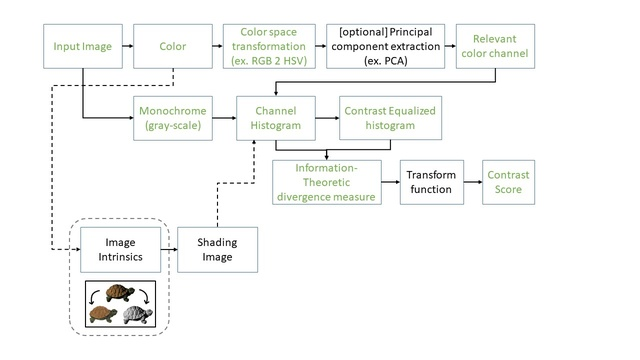
#> input picture contrast score research plan.jpg, 640 x 360 px, shrunk from 1280 x 720 before the run
$ python -i core.py   (imports and definitions only)
#> lines starting #> are read from the running program, lines starting #| are printed output that depends on the picture
### src/entropic_contrast/metrics.py
"""
metrics.py — Mutual Information between discrete histogram sequences.

This module provides the core information-theoretic measures used by the
Entropic Contrast algorithm.  Both functions operate on histogram arrays
(counts or densities) — they do not accept images directly.

Algorithm context
-----------------
The ECM algorithm computes MI between the original V-channel intensity
histogram and the histogram of the contrast-equalised image.  The two
histogram arrays are treated as **paired label sequences**: position *i*
contributes a paired observation ``(hist_a[i], hist_b[i])``, and MI is
computed from the resulting K×K contingency table.

This is equivalent to the ``sklearn.metrics.mutual_info_score`` approach used
in the original 2017 implementation and produces scores that scale naturally
with the number of bins (maximum ≈ ln(K) nats for perfectly matched distinct
histograms).

Interpretation
--------------
- Two **identical** histograms with all-distinct bin values → MI ≈ ln(K) (max)
- Two **perfectly different** histograms → MI ≈ 0
- A histogram identical to itself but with all equal bin values → MI = 0
  (knowing one value tells you nothing new, since all are the same class)

For a well-exposed image the V-channel histogram is already near-uniform, so
histogram equalisation barely shifts bin densities → hist_a ≈ hist_b → high MI.
For an under/over-exposed image, equalisation dramatically redistributes the
densities → low MI.

References
----------
Cover, T.M., Thomas, J.A. (2006). *Elements of Information Theory*, 2nd ed.
"""

from __future__ import annotations

import numpy as np


def _contingency_mi(a_labels: np.ndarray, b_labels: np.ndarray) -> float:
    """MI from a contingency table of two integer label sequences.

    Computes:

    .. math::

        MI = \\sum_{i,j} \\frac{C_{ij}}{N}
             \\log \\frac{N \\cdot C_{ij}}{C_{i\\cdot} \\cdot C_{\\cdot j}}

    where :math:`C` is the contingency matrix, *N* is the total count, and
    :math:`C_{i\\cdot}`, :math:`C_{\\cdot j}` are row/column marginals.

    Parameters
    ----------
    a_labels, b_labels : ndarray of shape (N,), integer dtype
        Paired integer class labels.

    Returns
    -------
    float
        MI in nats.  Non-negative.
    """
    N = len(a_labels)
    n_a = int(a_labels.max()) + 1
    n_b = int(b_labels.max()) + 1

    # Build contingency matrix efficiently with np.add.at
    C = np.zeros((n_a, n_b), dtype=np.float64)
    np.add.at(C, (a_labels, b_labels), 1.0)

    # Marginals
    row_sum = C.sum(axis=1)  # (n_a,)
    col_sum = C.sum(axis=0)  # (n_b,)

    # MI: iterate only over non-zero cells
    rows, cols = np.nonzero(C)
    mi = 0.0
    for r, c in zip(rows, cols):
        p_joint = C[r, c] / N
        p_marg = (row_sum[r] / N) * (col_sum[c] / N)
        mi += p_joint * np.log(p_joint / p_marg)

    return float(mi)


def mutual_information(hist_a: np.ndarray, hist_b: np.ndarray) -> float:
    """Mutual Information between two 1-D histograms as paired label sequences.

    Treats each index *i* as a paired observation ``(hist_a[i], hist_b[i])``,
    builds a K×K contingency table from the co-occurrences of unique values,
    and computes the standard discrete MI:

    .. math::

        MI(A, B) = \\sum_{i,j} p(a_i, b_j)
                   \\log \\frac{p(a_i, b_j)}{p(a_i)\\,p(b_j)}

    This is the same computation as ``sklearn.metrics.mutual_info_score``,
    which the original ``pycontrast.py`` used.

    Score interpretation
    --------------------
    - **High score** (→ ln(K)): histograms have similar density values at the
      same bin positions — well-contrasted image.
    - **Low score** (→ 0): histograms are very different — poor contrast.

    Parameters
    ----------
    hist_a : ndarray of shape (K,)
        First histogram (counts or densities, non-negative).
    hist_b : ndarray of shape (K,)
        Second histogram over the **same** bin edges as *hist_a*.

    Returns
    -------
    float
        MI in nats.  Non-negative.

    Raises
    ------
    ValueError
        If *hist_a* and *hist_b* have different lengths.

    Examples
    --------
    >>> import numpy as np
    >>> from entropic_contrast.metrics import mutual_information
    >>> p = np.array([0.1, 0.4, 0.3, 0.2])   # all distinct values
    >>> mutual_information(p, p)               # identical → MI = ln(4) ≈ 1.386
    1.386...
    >>> mutual_information(p, p[::-1])         # reversed — different pairing → MI ≈ 0
    0.0
    """
    hist_a = np.asarray(hist_a, dtype=float)
    hist_b = np.asarray(hist_b, dtype=float)
    if hist_a.shape != hist_b.shape:
        raise ValueError(
            f"hist_a and hist_b must have the same shape; "
            f"got {hist_a.shape} vs {hist_b.shape}."
        )

    # Map float values to integer class labels via np.unique
    _, a_labels = np.unique(hist_a, return_inverse=True)
    _, b_labels = np.unique(hist_b, return_inverse=True)

    return _contingency_mi(a_labels, b_labels)


# [59 lines left out: function normalised_mutual_information, not called in this run]

### src/entropic_contrast/core.py
"""
core.py — Entropic Contrast Measure: per-image and batch scoring.

This module provides the two public-facing scoring functions:

:func:`contrast_quality`
    Score a single image file.  Returns a float in the range [0, ∞) where
    higher values indicate better contrast.

:func:`contrast_quality_batch`
    Score every image in a directory and write results to a CSV log.

Algorithm
---------
For a given image:

1. Convert to HSV colour space.  Only the **Value** (V) channel is used,
   as perceived contrast is primarily a luminance phenomenon.
2. Compute the V-channel intensity histogram (``num_bins`` bins, density=True).
3. Apply histogram equalisation to the V channel (producing a near-uniform
   histogram).
4. Compute the equalised histogram over the **same** bin edges.
5. Return :func:`~entropic_contrast.metrics.mutual_information` between the
   two histograms.

Mutual Information quantifies how similar the two histograms are.  A
well-exposed image already has a roughly uniform distribution, so equalisation
changes it little → high MI.  An under- or over-exposed image has a skewed
histogram that equalisation shifts substantially → low MI.

This is a **no-reference** (NR) metric: it does not require a pristine
reference image, making it suitable for in-the-wild quality assessment.

Typical output range
--------------------
- Under/over-exposed: 1.5–2.5
- Retinex-processed: 4.0–4.6
- Well-exposed: 4.5–5.0+

(Values are in nats; they scale slightly with ``num_bins``.)
"""

from __future__ import annotations

import logging
import os
from pathlib import Path

import numpy as np
from skimage import color, exposure, img_as_float, io

from entropic_contrast.metrics import mutual_information

logger = logging.getLogger(__name__)

# Image file extensions recognised by the batch scorer
_VALID_EXTENSIONS: frozenset[str] = frozenset(
    {"jpg", "jpeg", "png", "pgm", "bmp", "tif", "tiff", "webp"}
)


# [173 lines left out: functions _compute_contrast_score, contrast_quality, contrast_quality_batch, not called in this run]

>>> import cv2
>>> picture = cv2.cvtColor(cv2.imread('../../contrast score research plan.jpg'), cv2.COLOR_BGR2RGB)
>>> result = _compute_contrast_score(picture)
#> in _compute_contrast_score, `image_hsv = color.rgb2hsv(image)`: image_hsv: shape (360, 640, 3) float64; mean of channels 0, 1, 2 0.101, 0.00786, 0.977
#> in _compute_contrast_score, `hist_orig, bin_edges = np.histogram(v_float, bins=num_bins, density=Tr..`: hist_orig = 128 values, max 112.4 at index 127, min 0.00444 at index 6, mean 1; bin_edges = 129 values from 0 to 1
#> in _compute_contrast_score, `v_equalised = exposure.equalize_hist(v_float, nbins=num_bins)`:
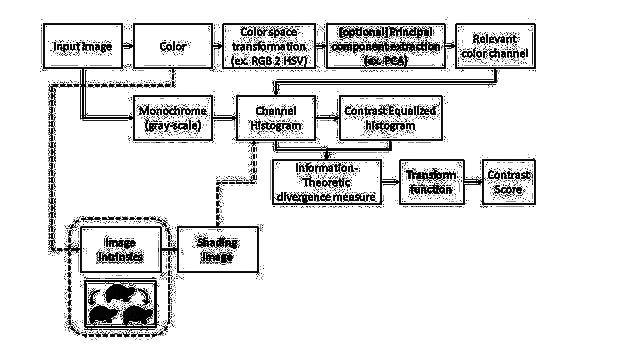
#> v_equalised: shape (360, 640) float64; min 0.000126, max 1, mean 0.894
#> in _compute_contrast_score, `hist_eq, _ = np.histogram( v_equalised, bins=num_bins, density=True, r..`: hist_eq = 128 values, max 112.4 at index 127, min 0 at index 12, mean 1
#> in mutual_information, `hist_a = np.asarray(hist_a, dtype=float)`: hist_a has the same summary as hist_orig in _compute_contrast_score
#> in mutual_information, `hist_b = np.asarray(hist_b, dtype=float)`: hist_b has the same summary as hist_eq in _compute_contrast_score
#> in mutual_information, `_, a_labels = np.unique(hist_a, return_inverse=True)`: a_labels = 128 values, max 89 at index 127, min 0 at index 6, mean 38.49
#> in mutual_information, `_, b_labels = np.unique(hist_b, return_inverse=True)`: b_labels = 128 values, max 16 at index 127, min 0 at index 12, mean 1.06
#> in _contingency_mi, `N = len(a_labels)`: N = 128
#> in _contingency_mi, `n_a = int(a_labels.max()) + 1`: n_a = 90
#> in _contingency_mi, `n_b = int(b_labels.max()) + 1`: n_b = 17
#> the loop in _contingency_mi, `for r, c in zip(rows, cols):` made 97 passes
#> (p_joint, p_marg, mi) on passes 1 to 12: (0.00781, 6.1e-05, 0.0379), (0.00781, 6.1e-05, 0.0758), (0.00781, 6.1e-05, 0.114), (0.00781, 0.000183, 0.143), (0.00781, 0.000183, 0.172), (0.00781, 0.000183, 0.202), (0.00781, 6.1e-05, 0.24), (0.00781, 0.000122, 0.272), (0.00781, 0.000122, 0.305), (0.00781, 0.0205, 0.297), (0.00781, 0.000183, 0.326), (0.00781, 0.000183, 0.356)
#> after the loop in _contingency_mi, `for r, c in zip(rows, cols):`: mi = 0.629
#> result = 0.629

$ run again, on contrast_comparison3.png
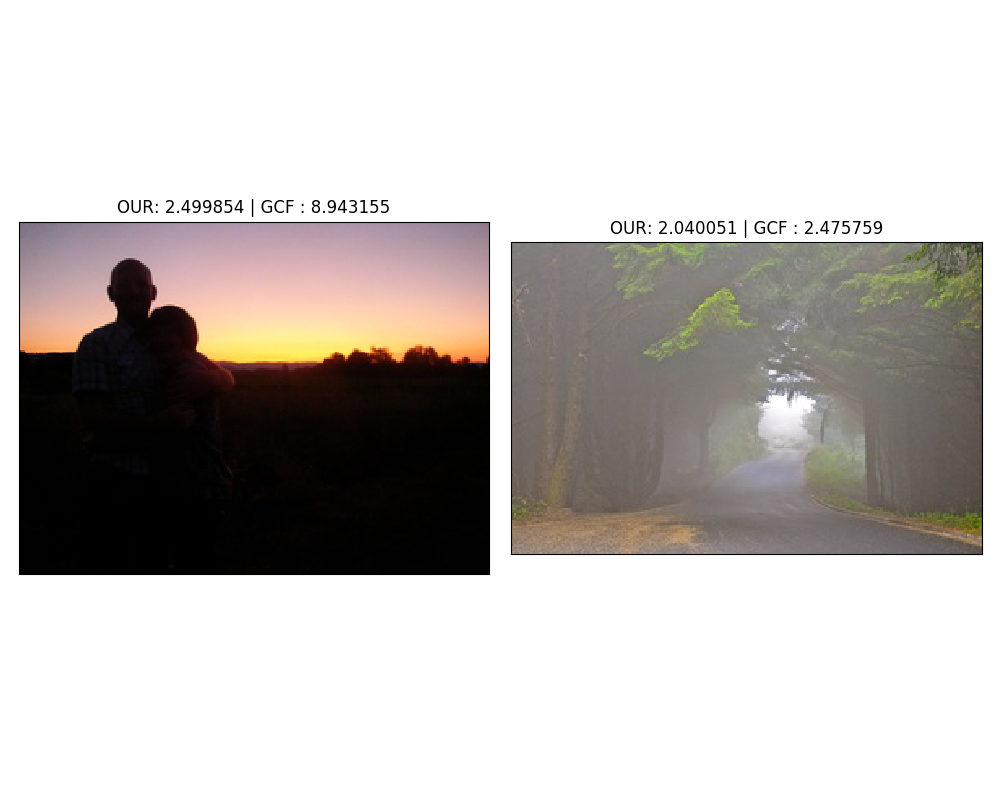
#> input picture contrast_comparison3.png, 1000 x 796 px
#> image_hsv: shape (796, 1000, 3) float64; mean of channels 0, 1, 2 0.0851, 0.1, 0.76
#> hist_orig = 128 values, max 78.58 at index 127, min 0.0178 at index 34, mean 1; bin_edges = 129 values from 0 to 1
#> in _compute_contrast_score, `v_equalised = exposure.equalize_hist(v_float, nbins=num_bins)`:
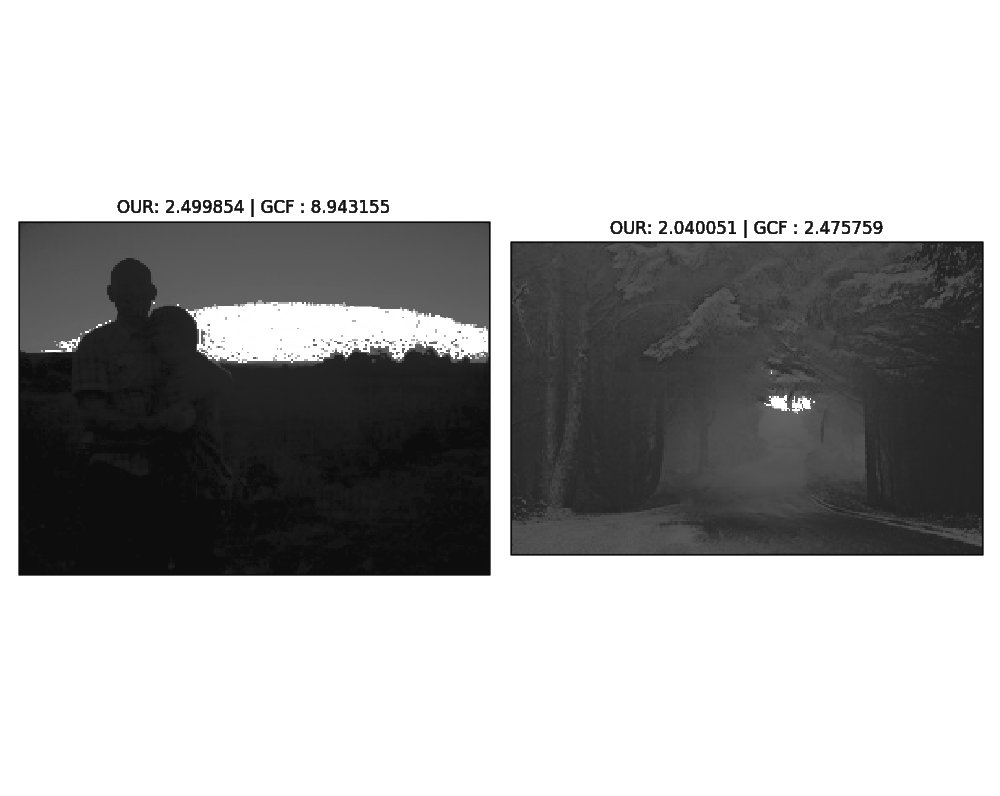
#> v_equalised: shape (796, 1000) float64; min 0.0511, max 1, mean 0.691
#> hist_eq = 128 values, max 78.58 at index 127, min 0 at index 0, mean 1
#> hist_a has the same summary as hist_orig in _compute_contrast_score
#> hist_b has the same summary as hist_eq in _compute_contrast_score
#> a_labels = 128 values, max 124 at index 127, min 0 at index 34, mean 61.47
#> b_labels = 128 values, max 44 at index 127, min 0 at index 0, mean 7.73
#> N = 128
#> n_a = 125
#> n_b = 45
#> in _contingency_mi, `np.add.at(C, (a_labels, b_labels), 1.0)`:
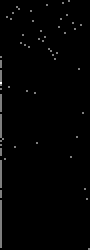
#> C: shape (125, 45) float64 (shown 2 times larger); min 0, max 2, mean 0.0228; drawn with min black and max white
#> row_sum = 125 values, max 2 at index 9, min 1 at index 0, mean 1.02
#> col_sum = 45 values, max 84 at index 0, min 1 at index 1, mean 2.84
#> rows = 127 values from 0 to 124; cols = 127 values, max 44 at index 126, min 0 at index 29, mean 7.8
#> the loop in _contingency_mi, `for r, c in zip(rows, cols):` made 127 passes
#> (r, c, p_joint, p_marg, mi) on passes 1 to 8: (0, 34, 0.00781, 6.1e-05, 0.0379), (1, 31, 0.00781, 6.1e-05, 0.0758), (2, 23, 0.00781, 6.1e-05, 0.114), (3, 8, 0.00781, 6.1e-05, 0.152), (4, 9, 0.00781, 6.1e-05, 0.19), (5, 15, 0.00781, 6.1e-05, 0.227), (6, 6, 0.00781, 6.1e-05, 0.265), (7, 33, 0.00781, 6.1e-05, 0.303)
#> after the loop in _contingency_mi, `for r, c in zip(rows, cols):`: mi = 1.92
